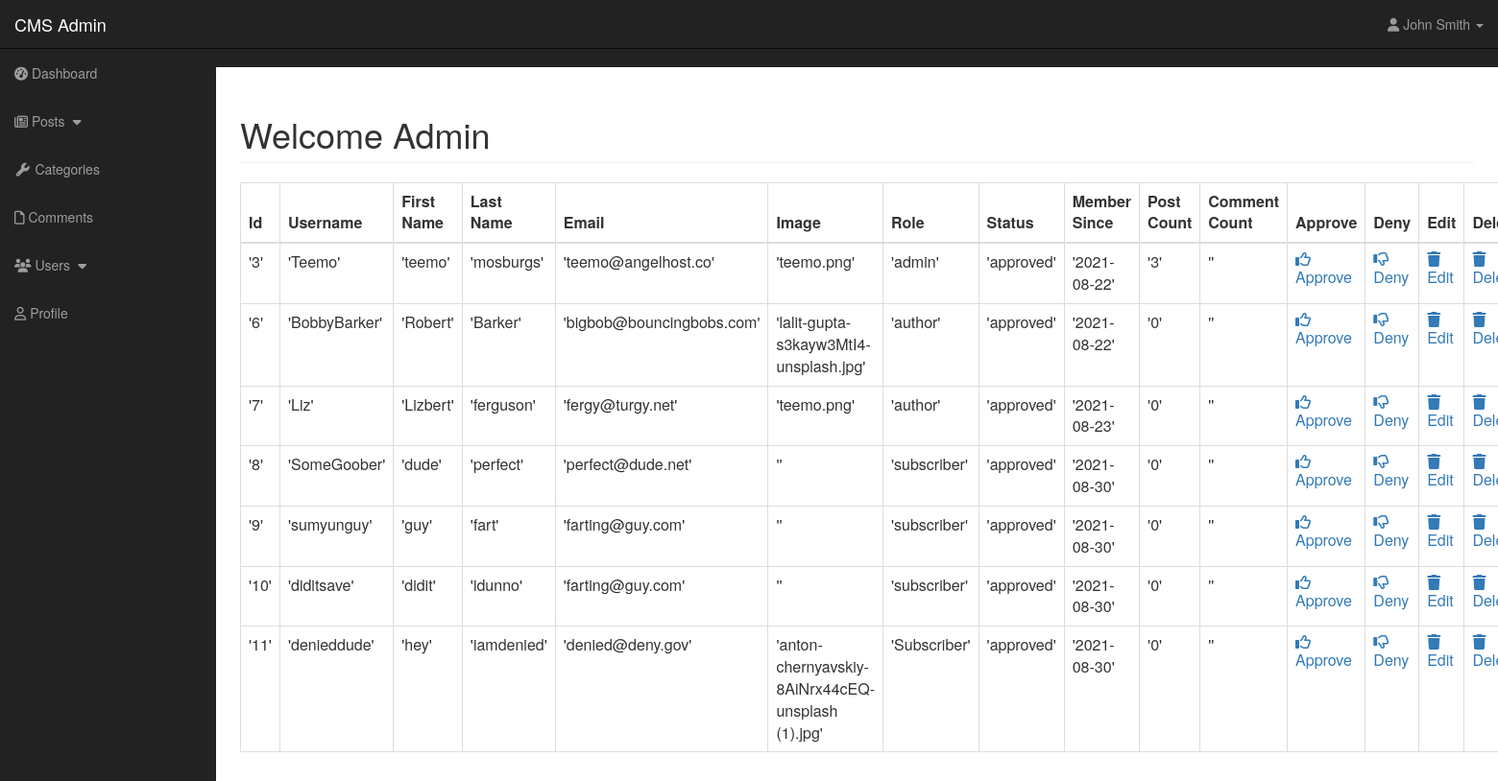
/admin/users.php, run on the app's committed database.
### tables this page shows
CREATE TABLE `users` (
  `user_id` int(11) NOT NULL,
  `user_name` varchar(64) NOT NULL,
  `user_password` varchar(128) NOT NULL,
  `user_firstname` varchar(64) NOT NULL,
  `user_lastname` varchar(64) NOT NULL,
  `user_email` varchar(255) NOT NULL,
  `user_image` text NOT NULL,
  `user_role` varchar(64) NOT NULL,
  `user_randSalt` varchar(255) NOT NULL,
  `user_date` date NOT NULL DEFAULT current_timestamp(),
  `user_status` varchar(32) NOT NULL,
  `user_post_count` int(255) NOT NULL,
  `user_comment_count` varchar(32) NOT NULL,
  `user_views_count` int(32) NOT NULL
);

### admin/includes/adm_view_all_users.php (the view, shortened to what this page needs)
<table class="table table-bordered table-hover">
    <thead>
        <tr>
            <th>Id</th>
            <th>Username</th>
            <th>First Name</th>
            <th>Last Name</th>
            <th>Email</th>
            <th>Image</th>
            <th>Role</th>
            <th>Status</th>
            <th>Member Since</th>
            <th>Post Count</th>
            <th>Comment Count</th>
            <th>Approve</th>
            <th>Deny</th>
            <th>Edit</th>
            <th>Delete</th>
        </tr>
    </thead>
    <tbody>
        <?php
        $query = "SELECT * FROM users";
        $get_all_users = mysqli_query($connection, $query);
        if (!$get_all_users) {
            echo "Query unsuccessful";
        } else {
            while ($row = mysqli_fetch_assoc($get_all_users)) {
                $user_id = $row['user_id'];
                $user_name = $row['user_name'];
                $user_firstname = $row['user_firstname'];
                $user_lastname = $row['user_lastname'];
                $user_email = $row['user_email'];
                $user_image = $row['user_image'];
                $user_role = $row['user_role'];
                $user_date = $row['user_date'];
                $user_status = $row['user_status'];
                $user_post_count = $row['user_post_count'];
                $user_comment_count = $row['user_comment_count'];
                echo
                "<tr>
                <td>'{$user_id}'</td>
                <td>'{$user_name}'</td>
                <td>'{$user_firstname}'</td>
                <td>'{$user_lastname}'</td>
                <td>'{$user_email}'</td>
                <td>'{$user_image}'</td>
                <td>'{$user_role}'</td>
                <td>'{$user_status}'</td>
                <td>'{$user_date}'</td>
                <td>'{$user_post_count}'</td>
                <td>'{$user_comment_count}'</td>
                <td><a href='users.php?approve={$user_id}'><i class='far fa-thumbs-up'></i> Approve</a></td>
                <td><a href='users.php?deny={$user_id}'><i class='far fa-thumbs-down'></i> Deny</a></td>
                <td><a href='users.php?source=edit_user&u_id={$user_id}'><i class='fas fa-trash'></i> Edit</a></td>
                <td><a href='users.php?delete={$user_id}'><i class='fas fa-trash'></i> Delete</a></td>
            </tr>";
            }
        }
        ?>
    </tbody>
</table>

### admin/css/sb-admin.css (style rules this page uses)
body { margin-top: 100px; background-color: #222; }
@media (min-width:768px) { body { margin-top: 50px; } }

### data on the page
users: user_id "3", user_name "Teemo", user_firstname "teemo", user_lastname "mosburgs", user_email "teemo@angelhost.co", user_image "teemo.png", user_role "admin", user_status "approved", user_date "2021-08-22", user_post_count "3"
users: user_id "6", user_name "BobbyBarker", user_firstname "Robert", user_lastname "Barker", user_email "bigbob@bouncingbobs.com", user_image "lalit-gupta-s3kayw3MtI4-unsplash.jpg", user_role "author", user_status "approved", user_date "2021-08-22", user_post_count "0"
users: user_id "7", user_name "Liz", user_firstname "Lizbert", user_lastname "ferguson", user_email "fergy@turgy.net", user_image "teemo.png", user_role "author", user_status "approved", user_date "2021-08-23", user_post_count "0"
users: user_id "8", user_name "SomeGoober", user_firstname "dude", user_lastname "perfect", user_email "perfect@dude.net", user_role "subscriber", user_status "approved", user_date "2021-08-30", user_post_count "0"
users: user_id "9", user_name "sumyunguy", user_firstname "guy", user_lastname "fart", user_email "farting@guy.com", user_role "subscriber", user_status "approved", user_date "2021-08-30", user_post_count "0"
users: user_id "10", user_name "diditsave", user_firstname "didit", user_lastname "idunno", user_email "farting@guy.com", user_role "subscriber", user_status "approved", user_date "2021-08-30", user_post_count "0"
users: user_id "11", user_name "denieddude", user_firstname "hey", user_lastname "iamdenied", user_email "denied@deny.gov", user_image "anton-chernyavskiy-8AiNrx44cEQ-unsplash (1).jpg", user_role "Subscriber", user_status "approved", user_date "2021-08-30", user_post_count "0"
